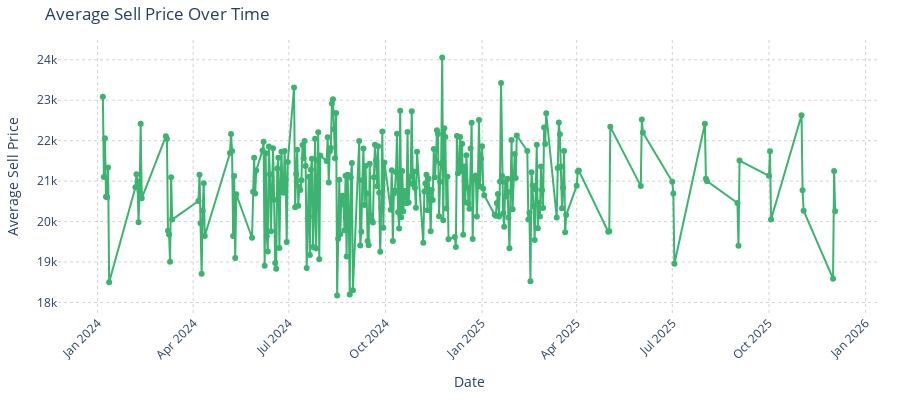

The notebook cell saved with this chart:
### Markdown cell above
---

### Code cell
# Sell Price (Capped) Over Time

price_trend = df.groupby('Date')['SellPrice_Capped'].mean()


# plt.figure(figsize=(12, 4))
# price_trend.plot(marker='o', linestyle='-', color='mediumseagreen')
# plt.title('Average Sell Price Over Time')
# plt.xlabel('Date')
# plt.ylabel('Average Sell Price')
# plt.grid(True, linestyle='--', alpha=0.6)
# plt.xticks(rotation=45)
# plt.tight_layout()
# plt.show()


# Create the figure
fig = go.Figure()

# Add the line plot
fig.add_trace(go.Scatter(
    x=price_trend.index,
    y=price_trend.values,
    mode='lines+markers',  # Both line and markers
    line=dict(color='mediumseagreen', width=2),
    marker=dict(size=6),
    name='Average Sell Price'
))

# Update layout
fig.update_layout(
    title='Average Sell Price Over Time',
    xaxis_title='Date',
    yaxis_title='Average Sell Price',
    plot_bgcolor='white',
    hovermode='x unified'
)

# Customize grid and ticks
fig.update_xaxes(
    showgrid=True,
    gridcolor='lightgray',
    gridwidth=1,
    griddash='dot',
    tickangle=-45  # Rotate x-axis labels
)

fig.update_yaxes(
    showgrid=True,
    gridcolor='lightgray',
    gridwidth=1,
    griddash='dot'
)

# Adjust margins for better display
fig.update_layout(
    margin=dict(l=20, r=20, t=40, b=80),
    autosize=True,
    width=900,  # Similar to figsize=(12, 4) in matplotlib
    height=400
)

fig.show()

### Figure 1 — Plotly figure (JSON) as saved in the notebook; plotly's stock layout.template omitted (floating-point values rounded to 4 significant figures; data arrays with more than 128 entries replaced by an {"elided": "..."} marker saying what was removed)
{"data": [{"line": {"color": "mediumseagreen", "width": 2}, "marker": {"size": 6}, "mode": "lines+markers", "name": "Average Sell Price", "type": "scatter", "x": {"elided": "300 str values"}, "y": {"elided": "300 float values"}}], "layout": {"autosize": true, "height": 400, "hovermode": "x unified", "margin": {"b": 80, "l": 20, "r": 20, "t": 40}, "plot_bgcolor": "white", "title": {"text": "Average Sell Price Over Time"}, "width": 900, "xaxis": {"gridcolor": "lightgray", "griddash": "dot", "gridwidth": 1, "showgrid": true, "tickangle": -45, "title": {"text": "Date"}}, "yaxis": {"gridcolor": "lightgray", "griddash": "dot", "gridwidth": 1, "showgrid": true, "title": {"text": "Average Sell Price"}}}}
